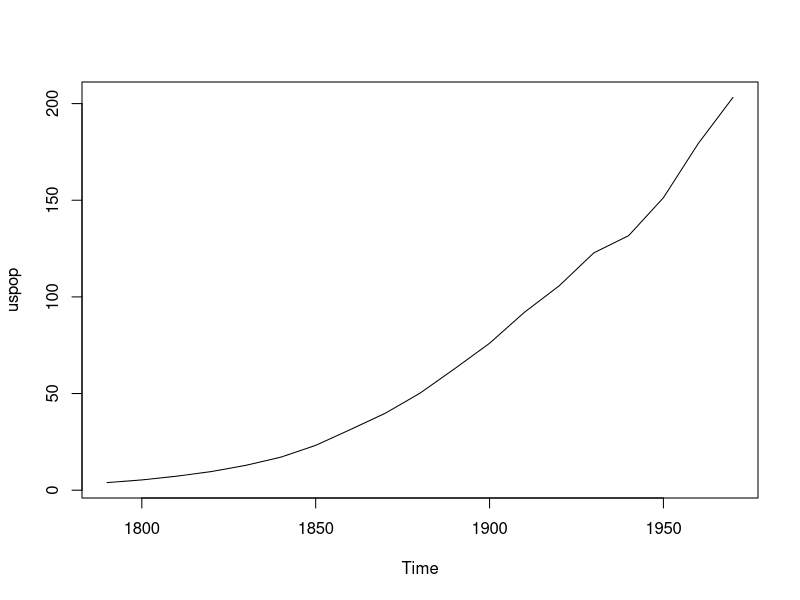
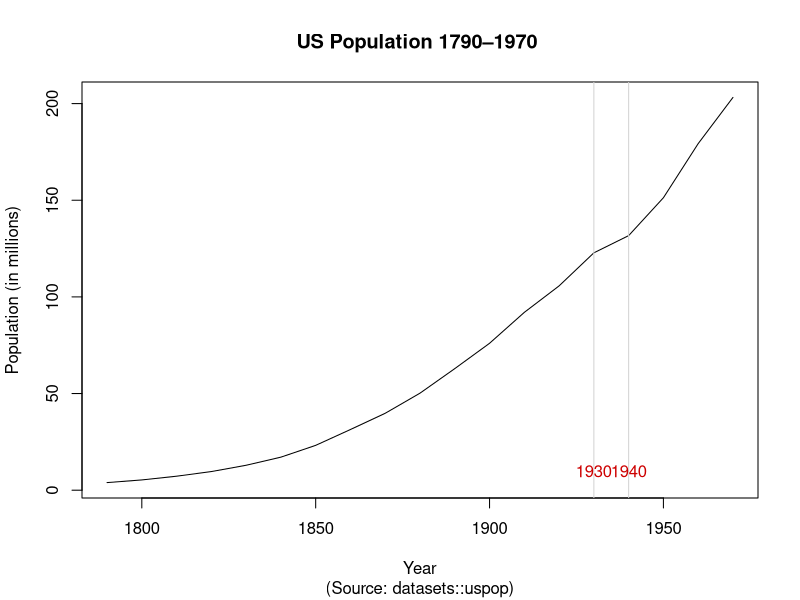
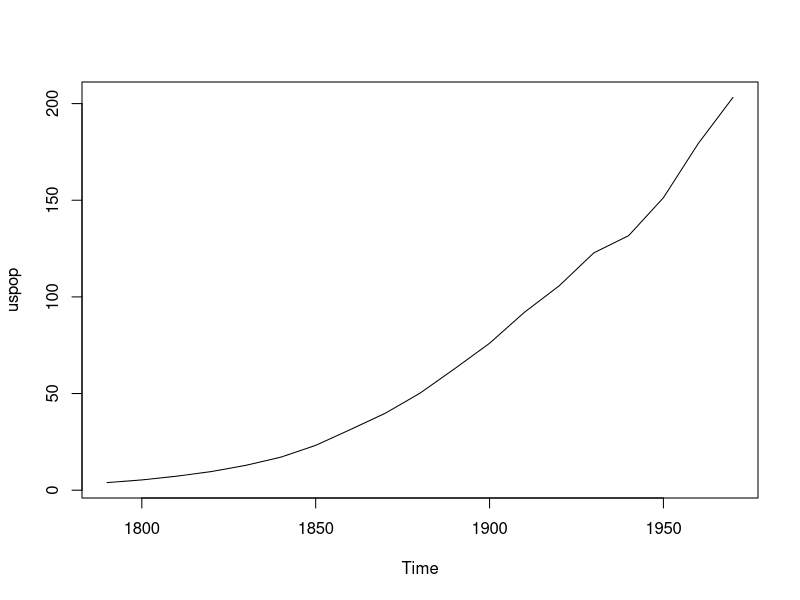
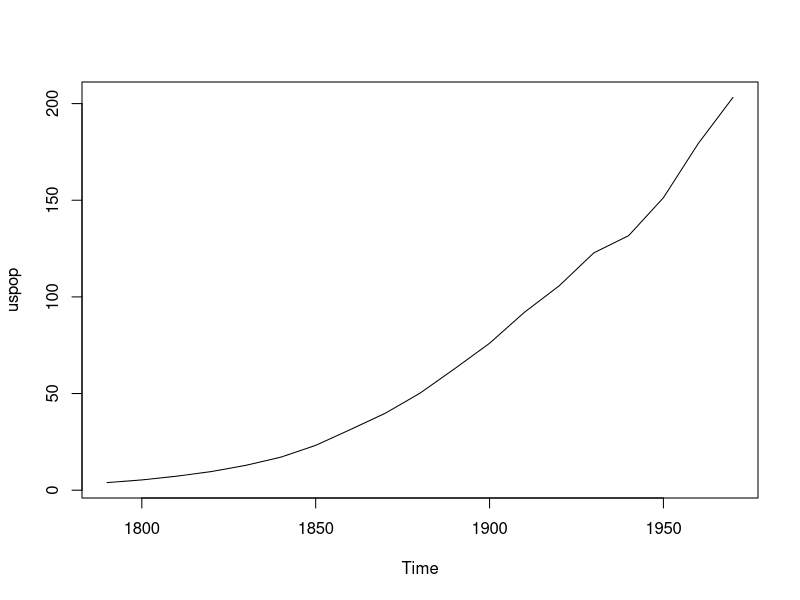
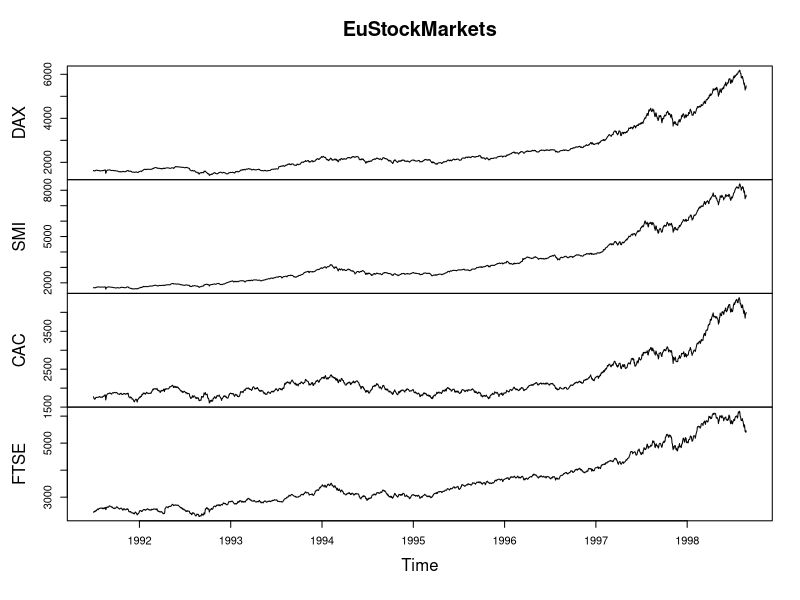
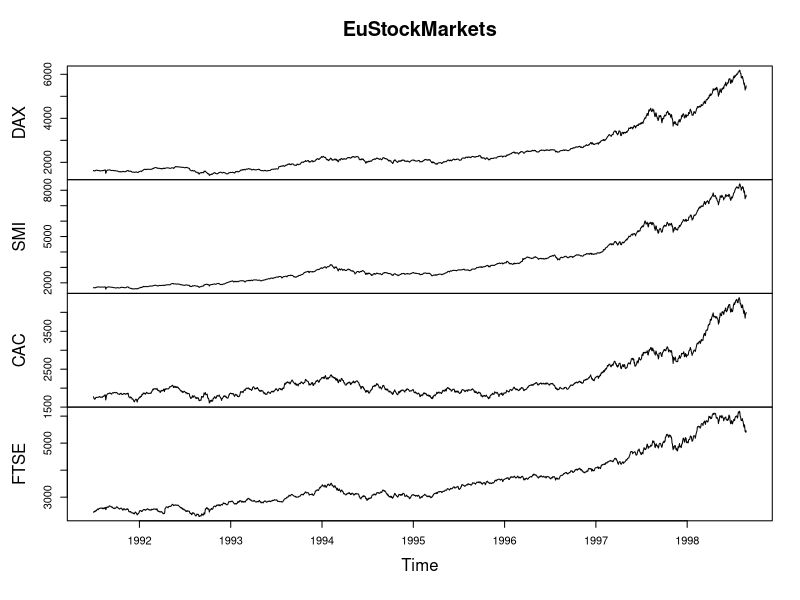
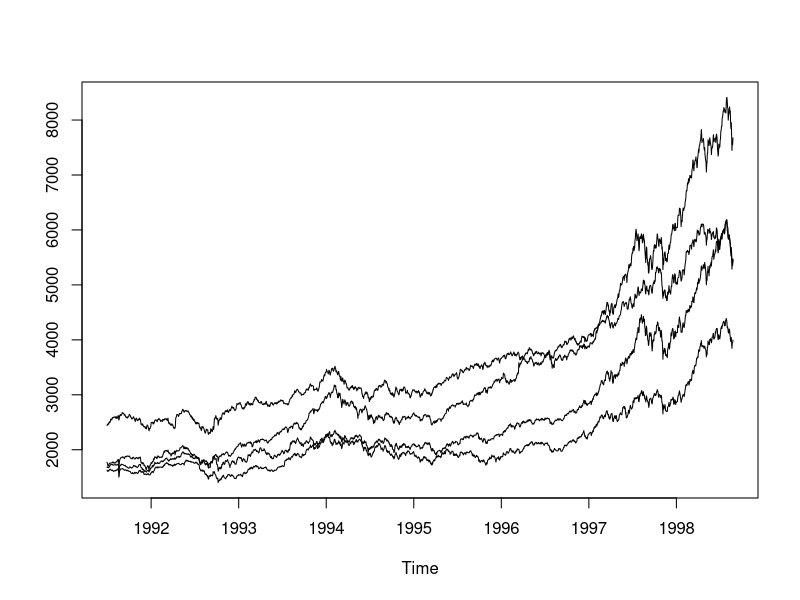
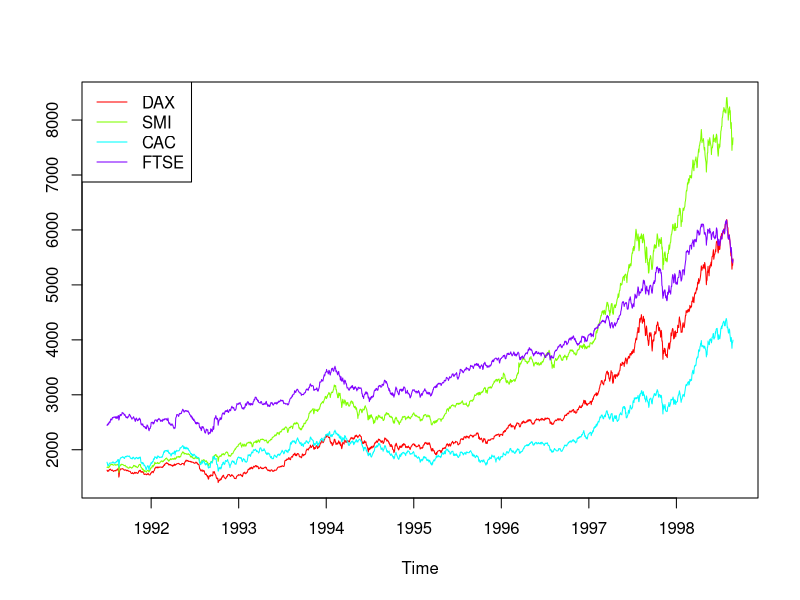

The R script that drew these images, in order:
# File:     03_06_LineCharts.R
# Project:  LearningR

# LOAD PACKAGES ############################################

# RStudio will prompt you to download any packages that
# aren't already installed.

# Load packages
library(datasets)   # Loads the built-in datasets

# SINGLE TIME SERIES #######################################

# uspop
?uspop  # Get info about data
uspop   # Display data

?ts  # Get info about time-series objects

# Plot with default plot()
plot(uspop)

# Plot with options
uspop |> 
  plot(
    main = "US Population 1790–1970 ",
    sub  = "(Source: datasets::uspop)",
    xlab = "Year",
    ylab = "Population (in millions)",
  )
# you have to first make the chart and then add these options
abline(v = 1930, col = "lightgray")  # add a vertical line in 1930
text(1930, 10, "1930", col = "red3") # putting text on the chart
abline(v = 1940, col = "lightgray") # add a vertical line in 1940
text(1940, 10, "1940", col = "red3") # putting text on the chart

# Plot with ts.plot() for time series data
?ts.plot
# Although this can be used for a single time series, plot
# is easier to use and is preferred.
ts.plot(uspop)

# Plot with plot.ts() for time series data which gives you more options
# More powerful alternative
?plot.ts
plot.ts(uspop)

# MULTIPLE TIME SERIES #####################################

# EuStockMarkets - this is an object of class "mts" (multiple time series)
# DAX (Germany), SMI (Switzerland), CAC (France), FTSE (UK)
?EuStockMarkets
EuStockMarkets

# Three different plot functions
plot(EuStockMarkets)     # Stacked windows
plot.ts(EuStockMarkets)  # Identical to plot() - Stacked windows
ts.plot(EuStockMarkets)  # One window

# Plot with options
ts.plot(
  EuStockMarkets,
  col = rainbow(4))  # Color lines

legend(              # Add legend
  "topleft",         # Position
  legend = colnames(EuStockMarkets),  # Names for legend
  col = rainbow(4),  # Colors for legend
  lty = 1            # Line type: solid
)

# CLEAN UP #################################################

# Clear base packages
detach("package:datasets", unload = T)

# Clear R 
#   Restart R to clear objects from the environment, clear
#   plots, unload external packages, reset options, relative
#   paths, dependencies, etc. Use the RStudio menu Session > 
#   Restart R, or use Ctrl+Shift+F10 (for Windows and Linux)
#   or Command+Shift+0 (for MacOS).

# Clear console
cat("\014")  # Mimics ctrl+L

# Clear mind :)
